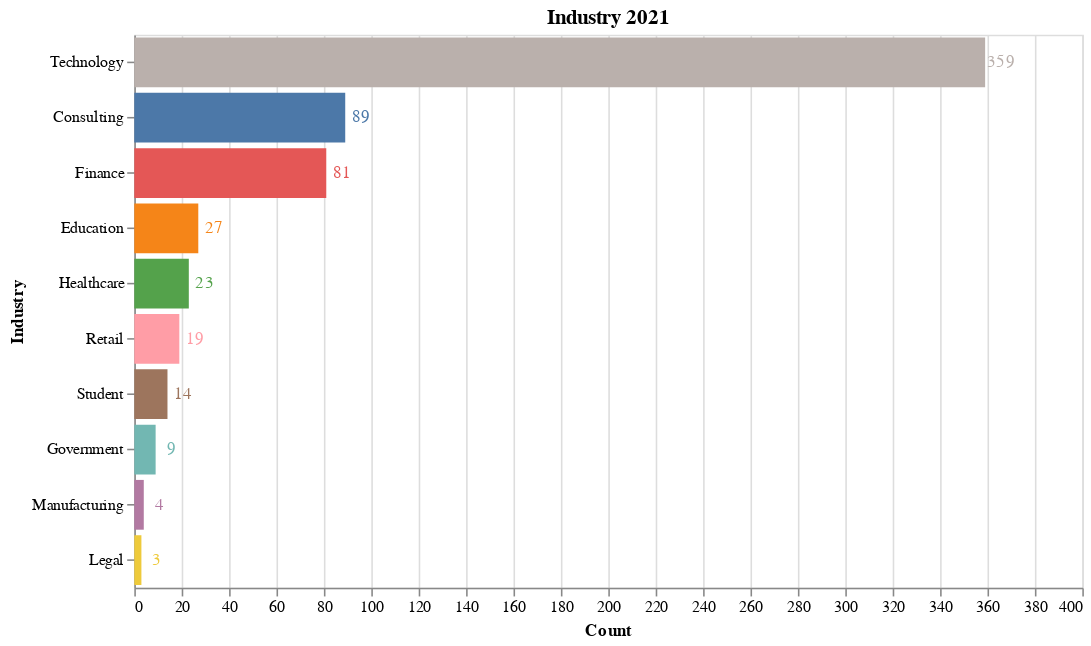

Notebook code for this chart:
### Markdown cell above
# <font color=dimgray>Industry 2020</font>
![](media/day1/community-industry-2020.png)

### Code cell
import pandas as pd
import altair as alt
alt.renderers.enable('default')

df = pd.read_csv("../data/InfosecJupyterthon2021-Stats.csv")
top_10 = df['Industry'].value_counts()[:10].to_frame().reset_index()

bars = alt.Chart(top_10, title='Industry 2021').mark_bar().encode(
    x=alt.X('Industry', axis=alt.Axis(title='Count')),
    y=alt.Y('index', axis=alt.Axis(title='Industry'), sort='-x'),
    color=alt.Color('index', legend=None)
).properties(height = 350, width=600)

text = bars.mark_text(align='center',baseline='middle',dx=10,dy=0).encode(text='Industry')

bars + text

### Figure 1 — Vega-Lite specification as saved in the notebook (floating-point values rounded to 4 significant figures)
{"config": {"view": {"continuousWidth": 400, "continuousHeight": 300}}, "layer": [{"mark": "bar", "encoding": {"color": {"type": "nominal", "field": "index", "legend": null}, "x": {"type": "quantitative", "axis": {"title": "Count"}, "field": "Industry"}, "y": {"type": "nominal", "axis": {"title": "Industry"}, "field": "index", "sort": "-x"}}, "height": 350, "title": "Industry 2021", "width": 600}, {"mark": {"type": "text", "align": "center", "baseline": "middle", "dx": 10, "dy": 0}, "encoding": {"color": {"type": "nominal", "field": "index", "legend": null}, "text": {"type": "quantitative", "field": "Industry"}, "x": {"type": "quantitative", "axis": {"title": "Count"}, "field": "Industry"}, "y": {"type": "nominal", "axis": {"title": "Industry"}, "field": "index", "sort": "-x"}}, "height": 350, "title": "Industry 2021", "width": 600}], "data": {"name": "data-cd1a24a685863de3087975335db723ab"}, "$schema": "https://vega.github.io/schema/vega-lite/v4.8.1.json", "datasets": {"data-cd1a24a685863de3087975335db723ab": [{"index": "Technology", "Industry": 359}, {"index": "Consulting", "Industry": 89}, {"index": "Finance", "Industry": 81}, {"index": "Education", "Industry": 27}, {"index": "Healthcare", "Industry": 23}, {"index": "Retail", "Industry": 19}, {"index": "Student", "Industry": 14}, {"index": "Government", "Industry": 9}, {"index": "Manufacturing", "Industry": 4}, {"index": "Legal", "Industry": 3}]}}
